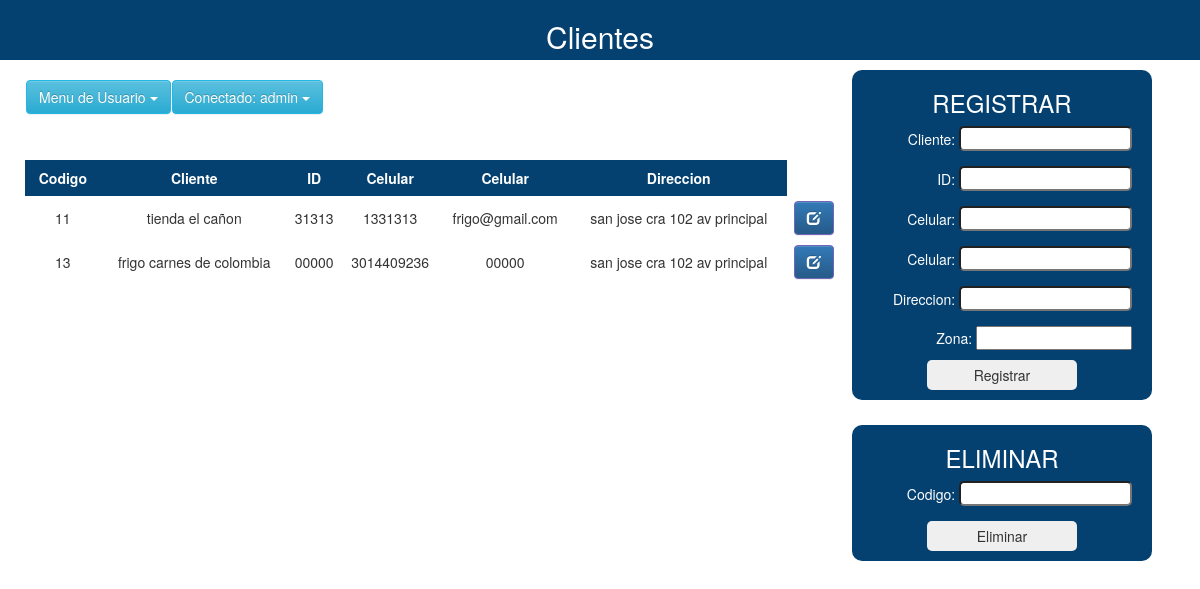
The app's page /Clientes.php (signed in) with its own data.
### tables this page shows
CREATE TABLE `clientes` (
  `IdCliente` int(11) NOT NULL,
  `Nombre1` varchar(60) DEFAULT NULL,
  `Telefono` varchar(11) DEFAULT NULL,
  `Celular` varchar(11) DEFAULT NULL,
  `Correo` varchar(50) DEFAULT NULL,
  `Direccion` varchar(60) NOT NULL,
  `TDocumento` varchar(5) DEFAULT NULL,
  `NDocumento` varchar(11) DEFAULT NULL,
  `FechaIngreso` datetime DEFAULT NULL,
  `NFactura` int(11) DEFAULT NULL,
  `IdZona` int(11) DEFAULT NULL
);

### controller/Clients_Controller.php (called while the page is built, shortened)
<?php
class Clients_Controller{
    public static function Main($option, $array = [])
    {
        $login = new Clients_Controller();
        switch ($option) {
            case 0:
                $result = $login->Consult($array);
                break;
        }
        return $result;
    }
    public function Consult($array)
    {
        if($array==null){
            $conexion = Conexion::connection();
            $sql = "SELECT IdCliente,Nombre1,Telefono,Celular,Correo,Direccion from clientes";
            return $conexion->query($sql);
        }
        $conexion = Conexion::connection();
            $sql = "SELECT IdCliente,Nombre1,Telefono,Celular,Correo,Direccion from clientes WHERE IdCliente='$array'";
            return $conexion->query($sql);
       }
}
?>

### controller/Controller.php (called while the page is built, shortened)
<?php
require_once "Clients_Controller.php";
class Controller{
    public function Clients($option,$array = []){
        return Clients_Controller::Main($option,$array);
    }
}

### Clientes.php (the view, shortened to what this page needs)
<?php
require_once "controller/Controller.php";
?>
<!DOCTYPE html>
<html lang="en">
<head>
    <link rel="stylesheet" href="https://maxcdn.bootstrapcdn.com/bootstrap/3.3.5/css/bootstrap.min.css">
    <link rel="stylesheet" href="https://maxcdn.bootstrapcdn.com/bootstrap/3.3.5/css/bootstrap-theme.min.css">
          <link href="https://cdn.jsdelivr.net/npm/select2@4.0.13/dist/css/select2.min.css" rel="stylesheet" />
    <link href="resource/css/style.css" rel="stylesheet">
    <link href="resource/css/clientes2.css" rel="stylesheet">
</head>
<body>
<div class="naveg">
        <div class="heading">
            <h2 id="hh">Clientes</h2>
        </div>
    </div>
    <div class="regemple" id="regemple">
        <form class="form_reg" action="" method="POST">
            <h3>REGISTRAR </h3>
            <p>Cliente: <input name="nomcli" class="input" type="text" required autofocus></p>
            <p>ID: <input name="tel" class="input" type="text" ></p>
            <p>Celular: <input name="cel" class="input" type="text" ></p>
            <p>Celular: <input name="emailcli" class="input" type="text" ></p>
            <p>Direccion: <input name="direc" class="input" type="text" ></p>
            <p>Zona: <select name="zona" id="productCode_1" class="">
                    <option selected>Seleccione alguno</option>
                </select></p>
            <button class="button1" type="submit"> Registrar </button>
        </form>
    </div>
    <div class="regemple2" id="regemple2">
        <form class="form_reg" action="" method="POST">
            <h3>ELIMINAR </h3>
            <p>Codigo: <input name="code" class="input" type="text" required autofocus></p>
            <button class="button1" type="submit"> Eliminar </button>
        </form>
    </div>
    <div class="tabla">
        <div class="inclu"><?php include('menu.php'); ?></div>
        <table id="table">
            <thead>
                <tr>
                    <th>Codigo</th>
                    <th>Cliente</th>
                    <th>ID</th>
                    <th>Celular</th>
                    <th>Celular</th>
                    <th>Direccion</th>
                </tr>
            </thead>
            <tbody>
                <?php
                    $emple = new Controller();
                    $vendedores = $emple->Clients(0);
                    while ($mostrar = $vendedores->fetch_row()) {
                ?>
                    <tr>
                        <td><?php echo $mostrar[0] ?></td>
                        <td><?php echo $mostrar[1] ?></td>
                        <td><?php echo $mostrar[2] ?></td>
                        <td><?php echo $mostrar[3] ?></td>
                        <td><?php echo $mostrar[4] ?></td>
                        <td><?php echo $mostrar[5] ?></td>
                        <td><a href="Edit_Clientes.php?update_id=<?php echo $mostrar[0] ?>" title="Editar Factura">
                                <div class="btn btn-primary"><span class="glyphicon glyphicon-edit"></span></div>
                            </a></td>
                    </tr>
                <?php
                }
                ?>
            </tbody>
            </table>
        </div>
</body>
</html>

### resource/css/style.css (style rules this page uses)
.btn-primary, .panel-primary { border-color: #7266ba; color: #fff !important; }
.naveg { position: absolute; width: 100%; height: 60px; background: rgb(4, 64, 112); z-index: 9000; }
#hh { color: white; text-align: center; }

### resource/css/clientes2.css (style rules this page uses)
* { margin: 0; padding: 0;box-sizing: border-box; }
#table { width: 100%; }
th { background-color:rgb(4, 64, 112); color: white; text-align: center; padding:8px; }
td { padding: 5px 3px; }
.tabla { position: relative; width: 68%; text-align: center; float: left; top:80px; left: 25px; }
.regemple, .regemple2 { background-color: rgb(4, 64, 112); width: 300px; height: auto; display: flex; justify-content: space-between; border-radius:10px; position: absolute; padding:0 0 10px; left:71%; }
.regemple { top: 70px; }
.regemple2 { top: 425px; }
.form_reg { padding: 0 5px; margin: 0 auto; width: 90%; height: auto; text-align: center; }
.form_reg h3 { color:white; }
.form_reg p { width: 100%; text-align: right; color:white; }
.form_reg input { height: 25px; border-radius: 5px; margin-bottom: 5px; color:black; }
.form_reg button { border: none; border-radius: 5px; width: 150px; padding: 5px 3px; cursor: pointer; }

### records on screen
clientes: IdCliente "11", Nombre1 "tienda el cañon", Telefono "31313", Celular "1331313", Correo "frigo@gmail.com", Direccion "san jose cra 102 av principal"
clientes: IdCliente "13", Nombre1 "frigo carnes de colombia", Telefono "00000", Celular "3014409236", Correo "00000", Direccion "san jose cra 102 av principal"

### other values on screen
$resultado[1] "admin"
